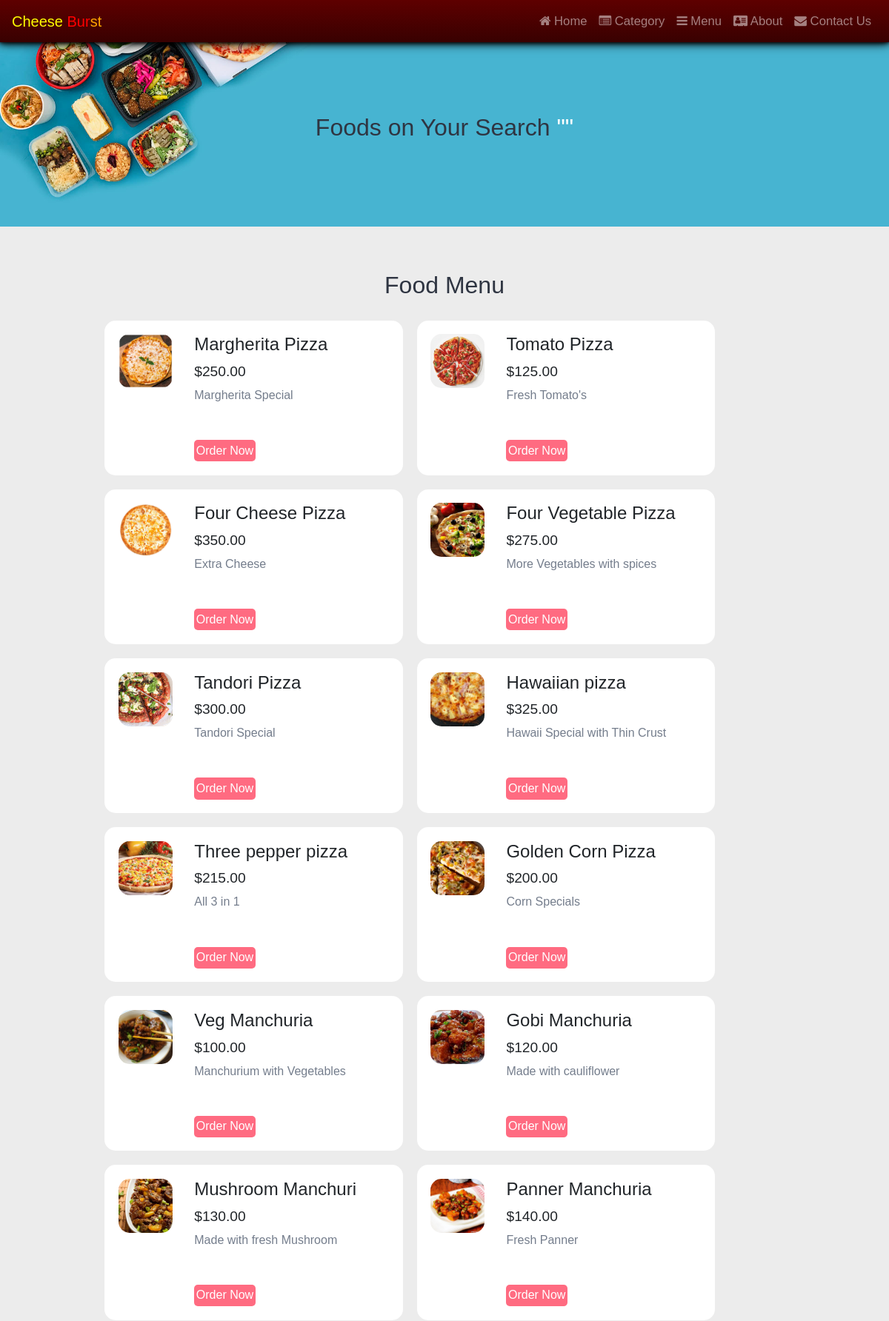
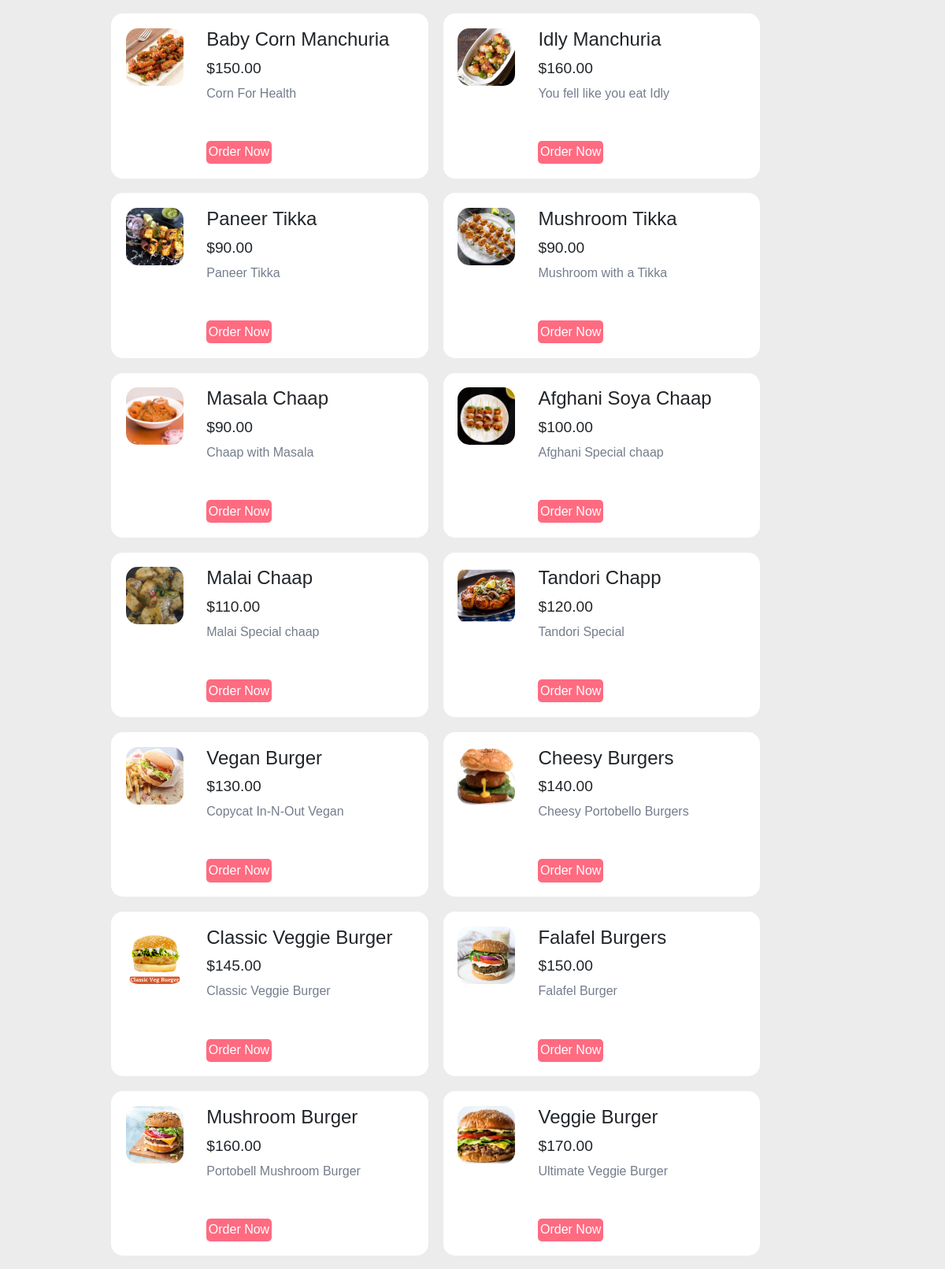
The page /food-search.php (upper part) on the database its author committed (2 pictures, top to bottom).
### tables this page shows
CREATE TABLE `tbl_food` (
  `id` int UNSIGNED NOT NULL,
  `title` varchar(100) NOT NULL,
  `description` text NOT NULL,
  `price` decimal(10,2) NOT NULL,
  `image_name` varchar(255) NOT NULL,
  `category_id` int UNSIGNED NOT NULL,
  `featured` varchar(10) NOT NULL,
  `active` varchar(10) NOT NULL
);

### food-search.php (the view, shortened to what this page needs)
<?php include('partials-front/menu.php'); ?>
<section class="food-search text-center">
    <div class="container">
        <?php
            $search = mysqli_real_escape_string($conn, $_POST['search']);
        ?>
        <h2>Foods on Your Search <a href="#" class="text-white">"<?php echo $search; ?>"</a></h2>
    </div>
</section>
<section class="food-menu">
    <div class="container">
        <h2 class="text-center">Food Menu</h2>
        <?php
            $sql = "SELECT * FROM tbl_food WHERE title LIKE '%$search%' OR description LIKE '%$search%'";
            $res = mysqli_query($conn, $sql);
            $count = mysqli_num_rows($res);
            if($count>0)
            {
                while($row=mysqli_fetch_assoc($res))
                {
                    $title = $row['title'];
                    $price = $row['price'];
                    $description = $row['description'];
                    $image_name = $row['image_name'];
                    ?>
                    <div class="food-menu-box">
                        <div class="food-menu-img">
                            <?php
                                if($image_name=="")
                                {
                                    echo "<div class='error'>Image not Available.</div>";
                                }
                                else
                                {
                                    ?>
                                    <img src="<?php echo SITEURL; ?>images/food/<?php echo $image_name; ?>" alt="Chicke Hawain Pizza" class="img-responsive img-curve">
                                    <?php
                                }
                            ?>
                        </div>
                        <div class="food-menu-desc">
                            <h4><?php echo $title; ?></h4>
                            <p class="food-price">$<?php echo $price; ?></p>
                            <p class="food-detail">
                                <?php echo $description; ?>
                            </p>
                            <br>
                            <a href="#" class="btn btn-primary">Order Now</a>
                        </div>
                    </div>
                    <?php
                }
            }
            else
            {
                echo "<div class='error'>Food not found.</div>";
            }
        ?>
    </div>
</section>

### css/style.css (style rules this page uses)
* { margin: 0 0; padding: 0 0; }
.container { width: 80%; margin: 0 auto; padding: 1%; }
.img-responsive { width: 100%; }
.img-curve { border-radius: 15px; }
.text-center { text-align: center; }
.text-white { color: white; }
a { color: #ff6b81; text-decoration: none; }
.btn { padding: 1%; border: none; font-size: 1rem; border-radius: 5px; }
.btn-primary { background-color: #ff6b81; color: white; cursor: pointer; }
h2 { color: #2f3542; font-size: 2rem; margin-bottom: 2%; }
.food-search { background-image: url(../images/bg.jpg); background-size: cover; background-repeat: no-repeat; background-position: center; padding: 7% 0; }
.food-menu { background-color: #ececec; padding: 4% 0; }
.food-menu-box { width: 43%; margin: 1%; padding: 2%; float: left; background-color: white; border-radius: 15px; }
.food-menu-img { width: 20%; float: left; }
.food-menu-desc { width: 70%; float: left; margin-left: 8%; }
.food-price { font-size: 1.2rem; margin: 2% 0; }
.food-detail { font-size: 1rem; color: #747d8c; }

### css/footer.css (style rules this page uses)
body { margin: 0; font-size: 1rem; font-weight: 400; line-height: 1.5; color: #212529; text-align: left; background-color: #fff; overflow-x: hidden; }
a:link { color: white; }

### partials-front/menu.php (style rules this page uses)
* { margin: 0; }

### back2top.php (style rules this page uses)
body { font-family: Arial, Helvetica, sans-serif; font-size: 20px; }

### rows shown on the page
tbl_food: image_name (picture), title "Margherita Pizza", price "250.00", description "Margherita Special"
tbl_food: image_name (picture), title "Tomato Pizza", price "125.00", description "Fresh Tomato's"
tbl_food: image_name (picture), title "Four Cheese Pizza", price "350.00", description "Extra Cheese"
tbl_food: image_name (picture), title "Four Vegetable Pizza", price "275.00", description "More Vegetables with spices"
tbl_food: image_name (picture), title "Tandori Pizza", price "300.00", description "Tandori Special"
tbl_food: image_name (picture), title "Hawaiian pizza", price "325.00", description "Hawaii Special with Thin Crust"
tbl_food: image_name (picture), title "Three pepper pizza", price "215.00", description "All 3 in 1"
tbl_food: image_name (picture), title "Golden Corn Pizza", price "200.00", description "Corn Specials"
tbl_food: image_name (picture), title "Veg Manchuria", price "100.00", description "Manchurium with Vegetables"
tbl_food: image_name (picture), title "Gobi Manchuria", price "120.00", description "Made with cauliflower"
tbl_food: image_name (picture), title "Mushroom Manchuri", price "130.00", description "Made with fresh Mushroom"
tbl_food: image_name (picture), title "Panner Manchuria", price "140.00", description "Fresh Panner"
tbl_food: image_name (picture), title "Baby Corn Manchuria", price "150.00", description "Corn For Health"
tbl_food: image_name (picture), title "Idly Manchuria", price "160.00", description "You fell like you eat Idly"
tbl_food: image_name (picture), title "Paneer Tikka", price "90.00", description "Paneer Tikka"
tbl_food: image_name (picture), title "Mushroom Tikka", price "90.00", description "Mushroom with a Tikka"
tbl_food: image_name (picture), title "Masala Chaap", price "90.00", description "Chaap with Masala"
tbl_food: image_name (picture), title "Afghani Soya Chaap", price "100.00", description "Afghani Special chaap"
tbl_food: image_name (picture), title "Malai Chaap", price "110.00", description "Malai Special chaap"
tbl_food: image_name (picture), title "Tandori Chapp", price "120.00", description "Tandori Special"
tbl_food: image_name (picture), title "Vegan Burger", price "130.00", description "Copycat In-N-Out Vegan"
tbl_food: image_name (picture), title "Cheesy Burgers", price "140.00", description "Cheesy Portobello Burgers"
tbl_food: image_name (picture), title "Classic Veggie Burger", price "145.00", description "Classic Veggie Burger"
tbl_food: image_name (picture), title "Falafel Burgers", price "150.00", description "Falafel Burger"
tbl_food: image_name (picture), title "Mushroom Burger", price "160.00", description "Portobell Mushroom Burger"
tbl_food: image_name (picture), title "Veggie Burger", price "170.00", description "Ultimate Veggie Burger"
